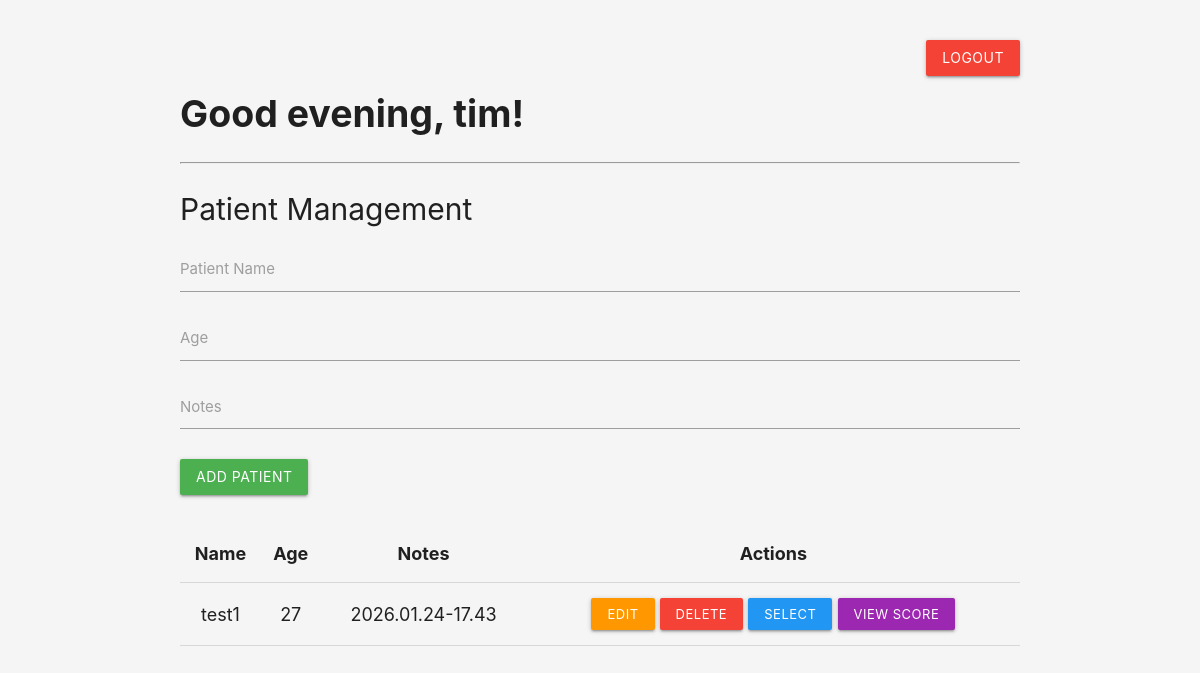
Page /dashboard (signed in) on the earlier database version.
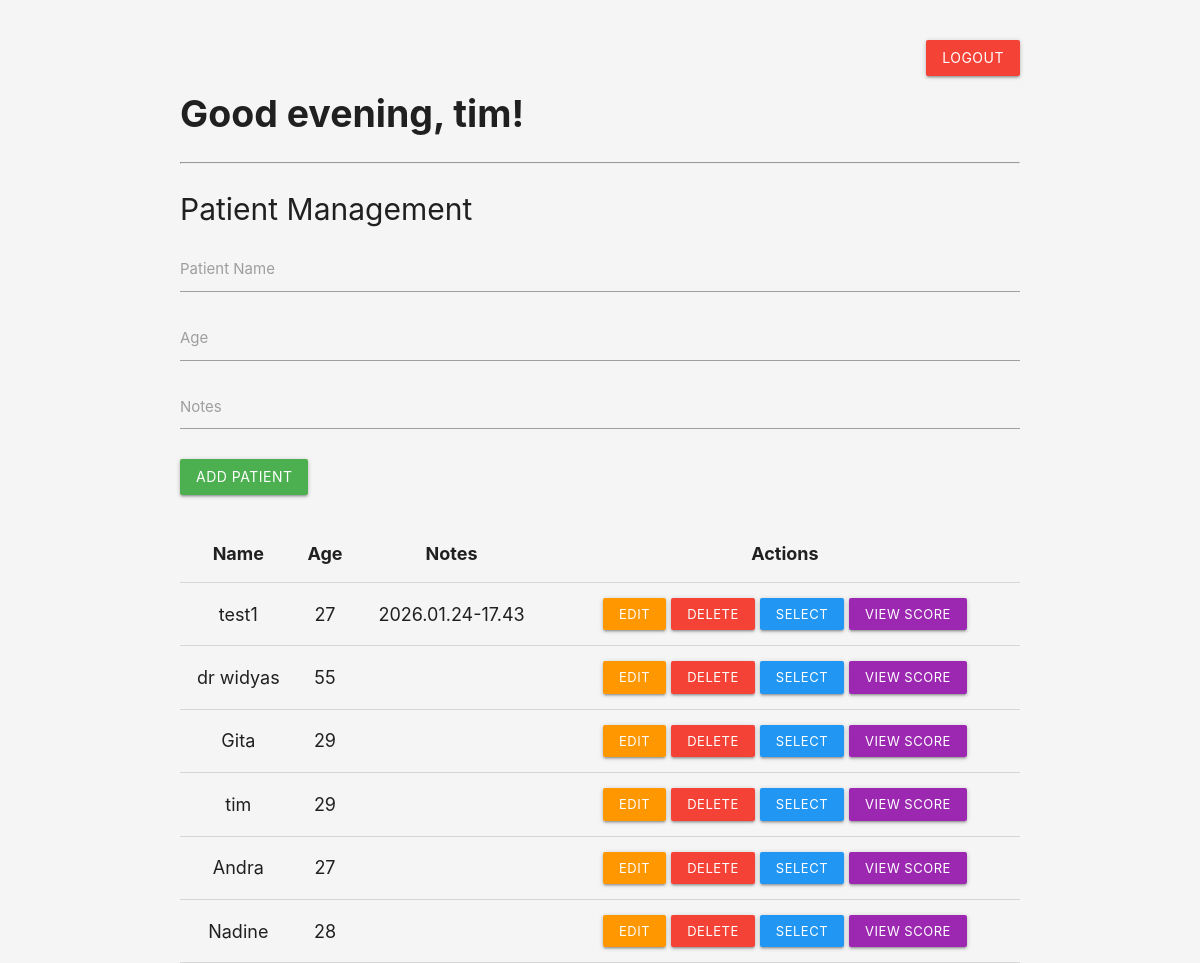
Same page on the later database version.
### app.py (models this page shows)
class Patient(db.Model):
    id = db.Column(db.Integer, primary_key=True)
    name = db.Column(db.String(100), nullable=False)
    age = db.Column(db.Integer, nullable=True)
    notes = db.Column(db.Text, nullable=True)
    user_id = db.Column(db.Integer, db.ForeignKey('user.id'), nullable=False)
    scores = db.relationship('Score', backref='patient', lazy=True)

### app.py (the view)
@app.route("/dashboard")
def dashboard():
    if "user_id" not in session:
        return redirect(url_for("login"))
    user = User.query.get(session["user_id"])
    patients = Patient.query.filter_by(user_id=user.id).all() if user else []
    import datetime
    now = datetime.datetime.now()
    username = user.username if user else ""
    return render_template("dashboard.html", patients=patients, now=now, username=username)

### templates/dashboard.html (shortened to what this page needs)
<!DOCTYPE html>
<html lang="en">
<head>
    <link rel="stylesheet" href="https://cdnjs.cloudflare.com/ajax/libs/materialize/1.0.0/css/materialize.min.css">
</head>
<body>
<div class="container">
    <div style="text-align:right; margin-bottom:10px;">
        <a href="/logout" class="btn red">Logout</a>
    </div>
    {% set hour = now.hour %}
    {% if hour < 12 %}
        {% set greeting = 'Good morning' %}
    {% elif hour < 18 %}
        {% set greeting = 'Good afternoon' %}
    {% else %}
        {% set greeting = 'Good evening' %}
    {% endif %}
    <div class="greeting-message" style="font-size:2.5rem; font-weight:bold; margin-bottom:20px;">{{ greeting }}, {{ username }}!</div>
    <hr>
    <h3 class="section-title">Patient Management</h3>
    <form method="POST" action="/add_patient">
        <div class="input-field">
            <input type="text" name="name" required>
            <label>Patient Name</label>
        </div>
        <div class="input-field">
            <input type="number" name="age">
            <label>Age</label>
        </div>
        <div class="input-field">
            <textarea name="notes" class="materialize-textarea"></textarea>
            <label>Notes</label>
        </div>
        <button class="btn green" type="submit">Add Patient</button>
    </form>
    <table class="patient-table highlight centered" style="margin-top:30px;">
        <thead>
            <tr>
                <th>Name</th>
                <th>Age</th>
                <th>Notes</th>
                <th>Actions</th>
            </tr>
        </thead>
        <tbody>
            {% for patient in patients %}
            <tr>
                <td>{{ patient.name }}</td>
                <td>{{ patient.age }}</td>
                <td>{{ patient.notes }}</td>
                <td>
                    <a href="/edit_patient/{{ patient.id }}" class="btn-small orange">Edit</a>
                    <a href="/delete_patient/{{ patient.id }}" class="btn-small red" onclick="return confirm('Delete this patient?');">Delete</a>
                    <a href="/select_patient/{{ patient.id }}" class="btn-small blue">Select</a>
                    <a href="/view_patient_scores/{{ patient.id }}" class="btn-small purple">View Score</a>
                </td>
            </tr>
            {% endfor %}
        </tbody>
    </table>
</div>
</body>
</html>

Differences in the rows shown:
added Patient: name "dr widyas", age "55"
added Patient: name "Gita", age "29"
added Patient: name "tim", age "29"
added Patient: name "Andra", age "27"
added Patient: name "Nadine", age "28"
